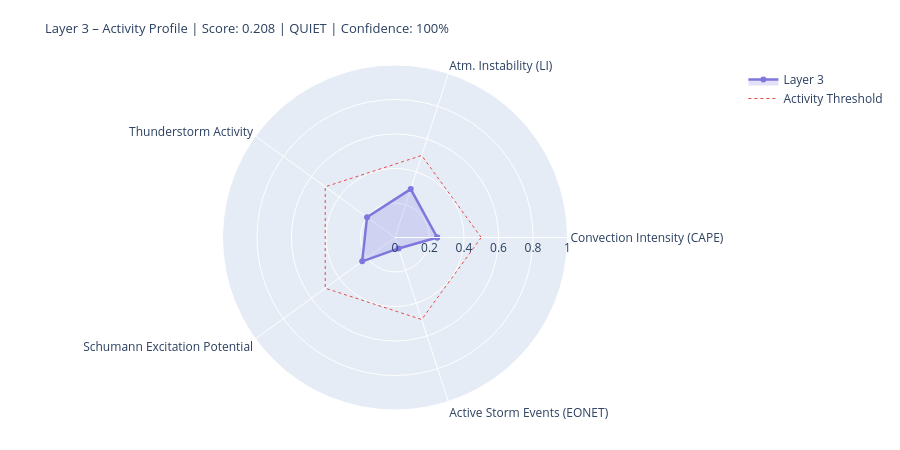

Notebook code for this chart:
### Markdown cell above
---
## 4. State Assessment & Handoff to Layer 4/5

### Code cell
# ============================================================
# LAYER-3-SCORE
# Five dynamic components
# ============================================================

def norm(v, lo, hi):
    if v is None or (isinstance(v, float) and math.isnan(v)): return None
    return round(max(0.0, min(1.0, (v - lo) / (hi - lo))), 4)

# --- 1) Convection intensity (global CAPE mean) ---
cape_mean = df_atm['cape'].dropna().mean() if not df_atm.empty else None
conv_score = norm(cape_mean, 0, 3000)
conv_src   = 'primary' if cape_mean is not None else 'missing'

# --- 2) Atmospheric instability (LI mean) ---
li_mean   = df_atm['li'].dropna().mean() if not df_atm.empty else None
# Negative LI = unstable → higher score
instab_score = norm(-li_mean if li_mean is not None else None, -6, 6)
instab_src   = 'primary' if li_mean is not None else 'missing'

# --- 3) Thunderstorm activity (mean thunder score + WMO count) ---
thunder_mean = df_atm['thunder_score'].mean() if not df_atm.empty else None
n_thunder    = int(df_atm['thunderstorm'].sum()) if not df_atm.empty else 0
thunder_score_val = norm(
    (thunder_mean or 0) * 0.7 + n_thunder * 0.1, 0, 1.0
) if thunder_mean is not None else None
thunder_src = 'primary'

# --- 4) Schumann excitation potential (weighted Schumann contribution) ---
schumann_pot = df_atm['schumann_contribution'].mean() if not df_atm.empty else None
# Boosted by Layer-2 thunderstorm trigger
if schumann_pot is not None and l2_thunder:
    schumann_pot = min(1.0, schumann_pot * 1.2)
schumann_score = norm(schumann_pot, 0, 1.0) if schumann_pot is not None else None
schumann_src   = 'derived'

# --- 5) Storm activity (NASA EONET) ---
# Distinction: None = data not loaded, 0.0 = loaded but no events
storm_score = None
storm_src   = 'missing'
if raw.get('storms') is not None:          # API reached successfully
    storm_score = norm(len(storm_events), 0, 30) if storm_events else 0.0
    storm_src   = 'primary'

# X-Ray and Kp: context only, not in dynamic score
# (X-Ray = Layer-0/4 driver; Kp = geomagnetic index, not a lightning proxy)
xray_context = None
if raw.get('xray'):
    df_xc = pd.DataFrame(raw['xray'])
    fc = next((c for c in df_xc.columns
               if any(k in c.lower() for k in ['flux','long']) and 'time' not in c.lower()),
              df_xc.columns[1])
    df_xc[fc] = pd.to_numeric(df_xc[fc], errors='coerce')
    xray_last = df_xc[fc].dropna().iloc[-1] if not df_xc[fc].dropna().empty else None
    if xray_last:
        xray_class = ('X' if xray_last>=1e-4 else 'M' if xray_last>=1e-5
                      else 'C' if xray_last>=1e-6 else 'B')
        xray_context = {'flux': float(xray_last), 'class': xray_class}
        print(f'X-Ray context: {xray_class}-class ({xray_last:.2e} W/m²)')

# --- Aggregate ---
COMPONENTS = {
    'Convection Intensity (CAPE)':  {'score': conv_score,       'source': conv_src,    'dynamic': True},
    'Atm. Instability (LI)':         {'score': instab_score,     'source': instab_src,  'dynamic': True},
    'Thunderstorm Activity':              {'score': thunder_score_val, 'source': thunder_src, 'dynamic': True},
    'Schumann Excitation Potential':   {'score': schumann_score,   'source': schumann_src,'dynamic': True},
    'Active Storm Events (EONET)': {'score': storm_score,      'source': storm_src,   'dynamic': True},
}

available   = {k: v['score'] for k, v in COMPONENTS.items() if v['score'] is not None}
unavailable = [k for k, v in COMPONENTS.items() if v['score'] is None]
layer3_score = round(sum(available.values()) / len(available), 4) if available else None
confidence   = round(len(available) / len(COMPONENTS), 2)
level = ('unknown' if layer3_score is None
         else 'quiet'   if layer3_score < 0.3
         else 'moderate' if layer3_score < 0.6
         else 'active')
dominant_l3 = max(available, key=available.get) if available else 'none'

# --- Ausgabe ---
W = 68
print('=' * W)
print('LAYER 3 – ATMOSPHERE / WEATHER / THUNDERSTORMS – STATE ASSESSMENT')
print('=' * W)
for name, comp in COMPONENTS.items():
    s = comp['score']
    if s is not None:
        bar = '█' * int(s * 20) + '░' * (20 - int(s * 20))
        print(f'  {name:<36} {bar}  {s:.3f}  [{comp["source"]}]')
    else:
        print(f'  {name:<36} {"─" * 20}  n/a   [missing]')
print('-' * W)
print(f'  Score:        {layer3_score:.3f}  ({len(available)}/{len(COMPONENTS)} components)')
print(f'  Confidence:   {confidence:.0%}')
print(f'  Level:        {level.upper()}')
print(f'  Dominant:     {dominant_l3}')
print(f'  CAPE mean:    {cape_mean:.0f} J/kg' if cape_mean else '  CAPE mean:    n/a')
print(f'  LI mean:      {li_mean:.1f} K' if li_mean is not None else '  LI mean:      n/a')
print(f'  Thunderstorms:{n_thunder} points (WMO)  +  {len(storm_events)} NASA EONET')
print('=' * W)

# Radar
cats   = list(available.keys())
vals_r = list(available.values())
if len(cats) >= 3:
    fig = go.Figure()
    fig.add_trace(go.Scatterpolar(
        r=vals_r + [vals_r[0]], theta=cats + [cats[0]],
        fill='toself', fillcolor='rgba(127,119,221,0.22)',
        line=dict(color='#7F77DD', width=2.5), name='Layer 3'
    ))
    fig.add_trace(go.Scatterpolar(
        r=[0.5] * (len(cats)+1), theta=cats + [cats[0]],
        line=dict(color='#E24B4A', dash='dot', width=1),
        mode='lines', name='Activity Threshold'
    ))
    fig.update_layout(
        title=dict(
            text=f'Layer 3 – Activity Profile | Score: {layer3_score:.3f} | {level.upper()} | Confidence: {confidence:.0%}',
            font=dict(size=13)
        ),
        polar=dict(radialaxis=dict(visible=True, range=[0, 1])),
        height=450, showlegend=True,
        margin=dict(l=60, r=60, t=65, b=40)
    )
    fig.show()

### Figure 1 — Plotly figure (JSON) as saved in the notebook; plotly's stock layout.template omitted (floating-point values rounded to 4 significant figures)
{"data": [{"fill": "toself", "fillcolor": "rgba(127,119,221,0.22)", "line": {"color": "#7F77DD", "width": 2.5}, "name": "Layer 3", "r": [0.2447, 0.295, 0.2003, 0.235, 0.0667, 0.2447], "theta": ["Convection Intensity (CAPE)", "Atm. Instability (LI)", "Thunderstorm Activity", "Schumann Excitation Potential", "Active Storm Events (EONET)", "Convection Intensity (CAPE)"], "type": "scatterpolar"}, {"line": {"color": "#E24B4A", "dash": "dot", "width": 1}, "mode": "lines", "name": "Activity Threshold", "r": [0.5, 0.5, 0.5, 0.5, 0.5, 0.5], "theta": ["Convection Intensity (CAPE)", "Atm. Instability (LI)", "Thunderstorm Activity", "Schumann Excitation Potential", "Active Storm Events (EONET)", "Convection Intensity (CAPE)"], "type": "scatterpolar"}], "layout": {"height": 450, "margin": {"b": 40, "l": 60, "r": 60, "t": 65}, "polar": {"radialaxis": {"range": [0, 1], "visible": true}}, "showlegend": true, "title": {"font": {"size": 13}, "text": "Layer 3 – Activity Profile | Score: 0.208 | QUIET | Confidence: 100%"}}}
